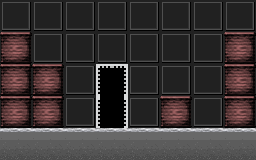

The image is a tile-based game level rendered from a .tmx file. Its description and source (layers, tilesets, objects; grid data summarised) follow:
An orthogonal 8x5 tile map with 32x32 px tiles, 2 tile layers (tile1, tile2), 1 hidden layer not drawn and 7 objects.

<map version="1.0" orientation="orthogonal" renderorder="right-down" width="8" height="5" tilewidth="32" tileheight="32" nextobjectid="31">
 <properties>
  <property name="scene" value="3" />
  <property name="showlight" value="1" />
 </properties>
 <tileset firstgid="1" name="tileset" tilewidth="32" tileheight="32" spacing="4" tilecount="784">
  <image source="tileset.png" width="1024" height="1024" />
 </tileset>
 <layer name="tile1" width="8" height="5">
  <data>[40 cells, 40 non-empty, 4 distinct tile ids]</data>
 </layer>
 <layer name="tile2" width="8" height="5">
  <data>[40 cells, 9 non-empty, 1 distinct tile ids]</data>
 </layer>
 <objectgroup name="objcollision">
  <object id="2" x="0" y="130" width="256" height="30">
   <properties>
    <property name="typeid" value="0" />
   </properties>
  </object>
  <object id="29" x="0" y="32" width="56" height="96">
   <properties>
    <property name="typeid" value="1" />
   </properties>
  </object>
  <object id="30" x="232" y="32" width="24" height="96">
   <properties>
    <property name="typeid" value="2" />
   </properties>
  </object>
 </objectgroup>
 <objectgroup name="objpath" />
 <objectgroup name="objact">
  <object id="8" x="108" y="64" width="8" height="64">
   <properties>
    <property name="nextdoor" value="1" />
    <property name="nextscene" value="2" />
    <property name="side" value="0" />
    <property name="type" value="0" />
    <property name="typeid" value="0" />
   </properties>
  </object>
  <object id="24" x="32" y="72" width="56" height="56">
   <properties>
    <property name="type" value="2" />
   </properties>
   <ellipse />
  </object>
  <object id="25" x="168" y="64" width="64" height="64">
   <properties>
    <property name="type" value="2" />
   </properties>
   <ellipse />
  </object>
  <object id="26" x="168" y="80" width="16" height="16">
   <properties>
    <property name="itemid" value="3" />
    <property name="parts" value="2" />
    <property name="type" value="3" />
    <property name="typeid" value="0" />
   </properties>
  </object>
 </objectgroup>
 <layer name="tiledefinition" width="8" height="5" visible="0" opacity="0.9">
  <data>[40 cells, 40 non-empty, 3 distinct tile ids]</data>
 </layer>
</map>